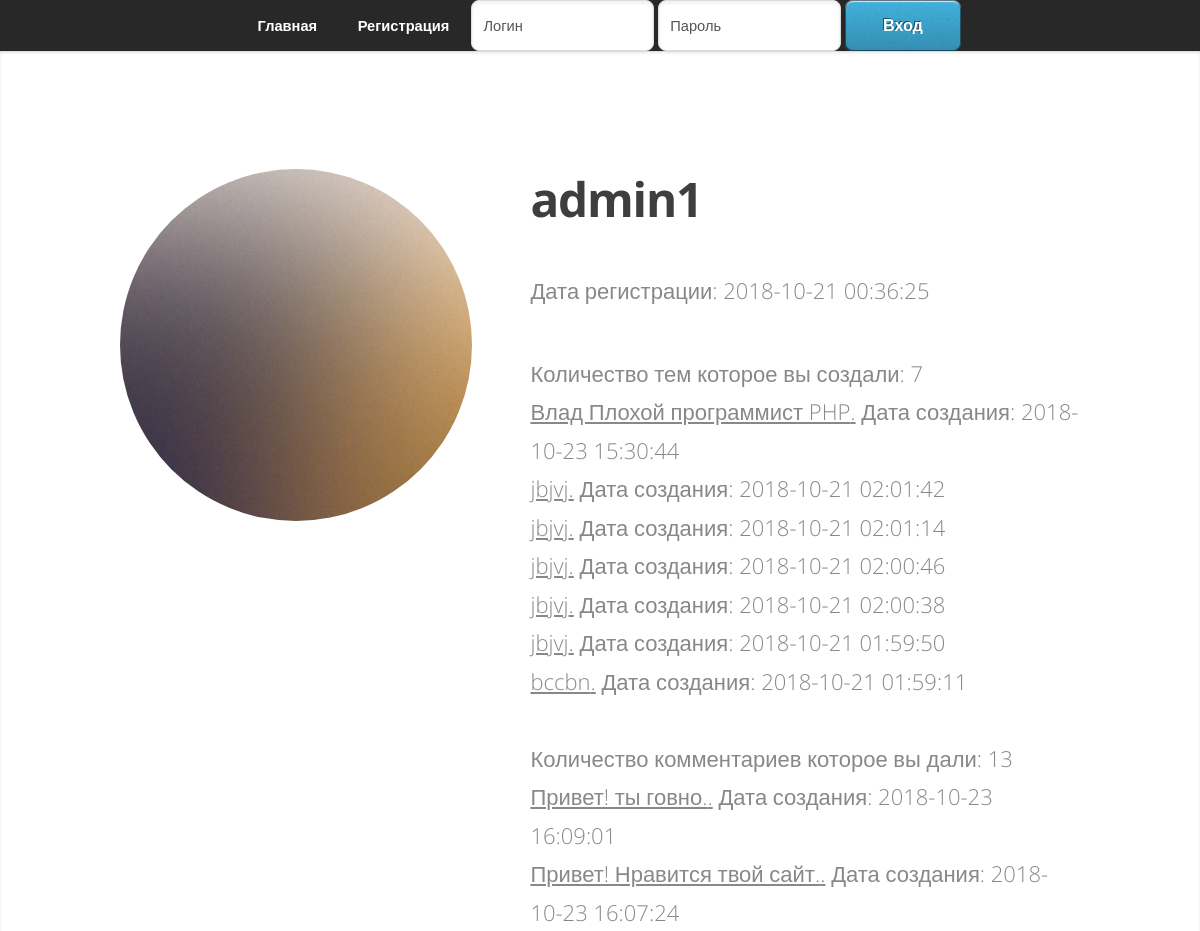
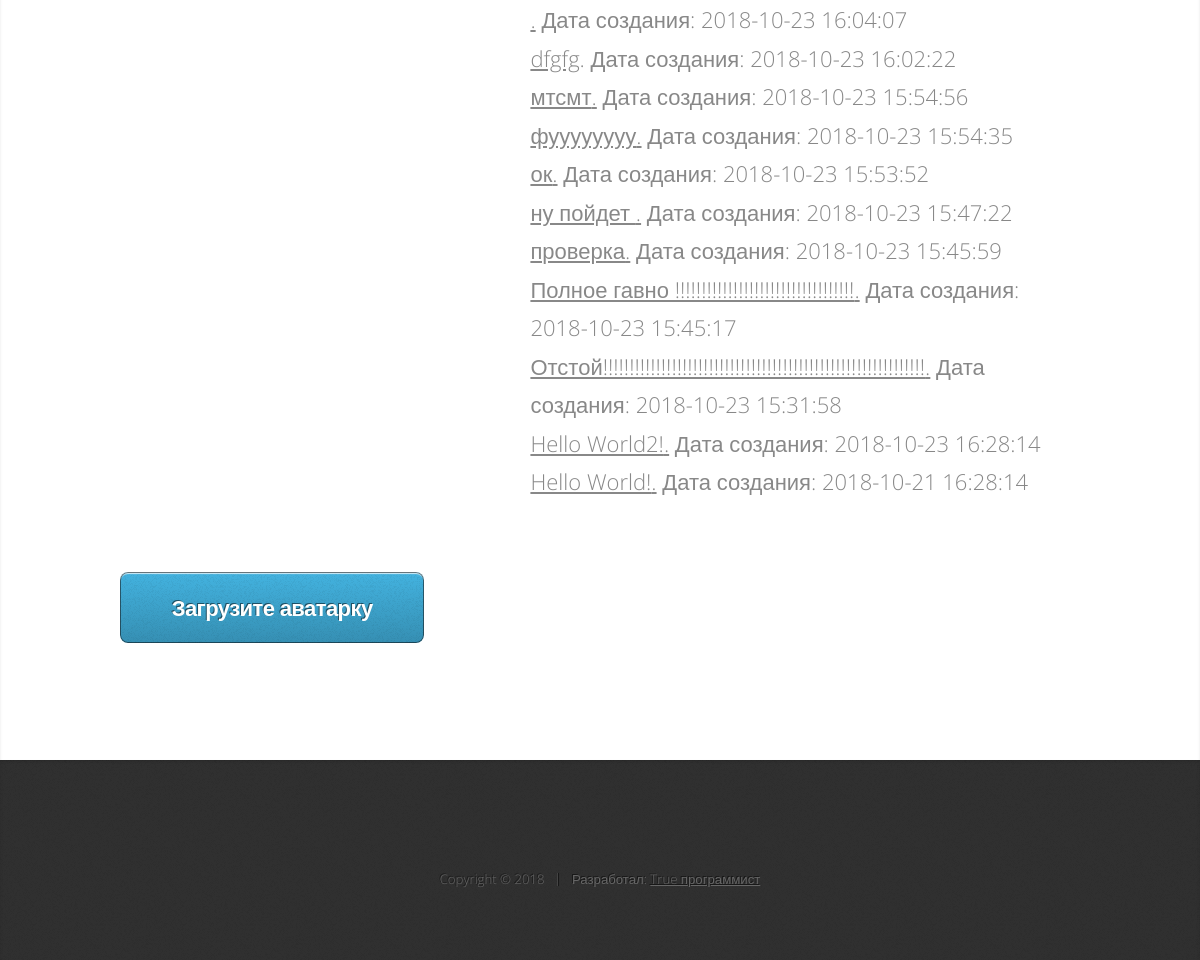
The app's page /lk.php (signed in) with its own data (2 pictures, top to bottom).
### tables this page shows
CREATE TABLE `users` (
  `id_users` int(11) NOT NULL,
  `login` varchar(256) NOT NULL,
  `password` varchar(256) NOT NULL,
  `email` varchar(256) NOT NULL,
  `date` timestamp NOT NULL DEFAULT CURRENT_TIMESTAMP
);

CREATE TABLE `forum` (
  `id_forum` int(255) NOT NULL,
  `id_users` int(255) NOT NULL,
  `topic` varchar(255) NOT NULL,
  `text` text NOT NULL,
  `date_forum` timestamp NOT NULL DEFAULT CURRENT_TIMESTAMP
);

CREATE TABLE `answer` (
  `id_answer` int(11) NOT NULL,
  `id_forum` int(11) NOT NULL,
  `answer` text NOT NULL,
  `id_users` varchar(256) NOT NULL,
  `date_answer` timestamp NOT NULL DEFAULT CURRENT_TIMESTAMP
);

### lk.php (the view, shortened to what this page needs)
<?php
include("site/header.php");
$result2 = mysqli_query ($connect,"SELECT * from users WHERE login = '$_SESSION[login]'");
$myrow = mysqli_fetch_array ($result2,MYSQLI_ASSOC);
?>
<!DOCTYPE HTML>
<html>
			<article id="top" class="wrapper style1">
				<div class="container">
					<div class="row">
						<div class="col-4 col-5-large col-12-medium">
							<span class="image fit"><img src="images/pic00.jpg" alt="" /></span>
						</div>
						<div class="col-8 col-7-large col-12-medium">
							<header>
								<h1><strong><?=$myrow['login']?></strong></h1>
							</header>
							<p><?php echo "Дата регистрации: $myrow[date]";?></p>
							<p><?php
								$result_forum = mysqli_query($connect, "SELECT * from forum WHERE id_users = '$myrow[id_users]' order by id_forum DESC");
								$row_forum = mysqli_fetch_all ($result_forum,MYSQLI_ASSOC);
								echo "Количество тем которое вы создали: ".count ($row_forum)."<br>";
								foreach ($row_forum as $key=>$vol){
									echo "<a href = 'el.php?id=".$row_forum[$key]['id_forum']."'>".$row_forum [$key]['topic'].".</a> Дата создания: ".$row_forum [$key]['date_forum']."<br>";
								}
								$result_answer = mysqli_query($connect, "SELECT * from answer WHERE id_users = '$myrow[id_users]' order by id_answer DESC");
								$row_answer = mysqli_fetch_all ($result_answer,MYSQLI_ASSOC);
								echo "<br>"."Количество комментариев которое вы дали: ".count ($row_answer)."<br>";
								foreach ($row_answer as $key=>$vol){
									echo "<a href = 'el.php?id=".$row_answer[$key]['id_forum']."'>".$row_answer [$key]['answer'].".</a> Дата создания: ".$row_answer [$key]['date_answer']."<br>";
								}
							?></p>
						</div>
					</div>
				<br><a href="add_picture.php" class="button large scrolly">Загрузите аватарку</a>
				</div>
			</article>
			<?php include('site/footer.php')?>
	</body>
</html>

### records on screen
users: login "admin1", date "2018-10-21 00:36:25"
forum: topic "Влад Плохой программист PHP", date_forum "2018-10-23 15:30:44"
forum: topic "jbjvj", date_forum "2018-10-21 02:01:42"
forum: topic "jbjvj", date_forum "2018-10-21 02:01:14"
forum: topic "jbjvj", date_forum "2018-10-21 02:00:46"
forum: topic "jbjvj", date_forum "2018-10-21 02:00:38"
forum: topic "jbjvj", date_forum "2018-10-21 01:59:50"
forum: topic "bccbn", date_forum "2018-10-21 01:59:11"
answer: answer "Привет! ты говно.", date_answer "2018-10-23 16:09:01"
answer: answer "Привет! Нравится твой сайт.", date_answer "2018-10-23 16:07:24"
answer: date_answer "2018-10-23 16:04:07"
answer: answer "dfgfg", date_answer "2018-10-23 16:02:22"
answer: answer "мтсмт", date_answer "2018-10-23 15:54:56"
answer: answer "фуууууууу", date_answer "2018-10-23 15:54:35"
answer: answer "ок", date_answer "2018-10-23 15:53:52"
answer: answer "ну пойдет", date_answer "2018-10-23 15:47:22"
answer: answer "проверка", date_answer "2018-10-23 15:45:59"
answer: answer "Полное гавно !!!!!!!!!!!!!!!!!!!!!!!!!!!!!!!!!!", date_answer "2018-10-23 15:45:17"
answer: answer "Отстой!!!!!!!!!!!!!!!!!!!!!!!!!!!!!!!!!!!!!!!!!!!!!!!!!!!!!!!!!!!!!", date_answer "2018-10-23 15:31:58"
answer: answer "Hello World2!", date_answer "2018-10-23 16:28:14"
answer: answer "Hello World!", date_answer "2018-10-21 16:28:14"

### other values on screen
count ($row_forum) "7"
count ($row_answer) "13"
